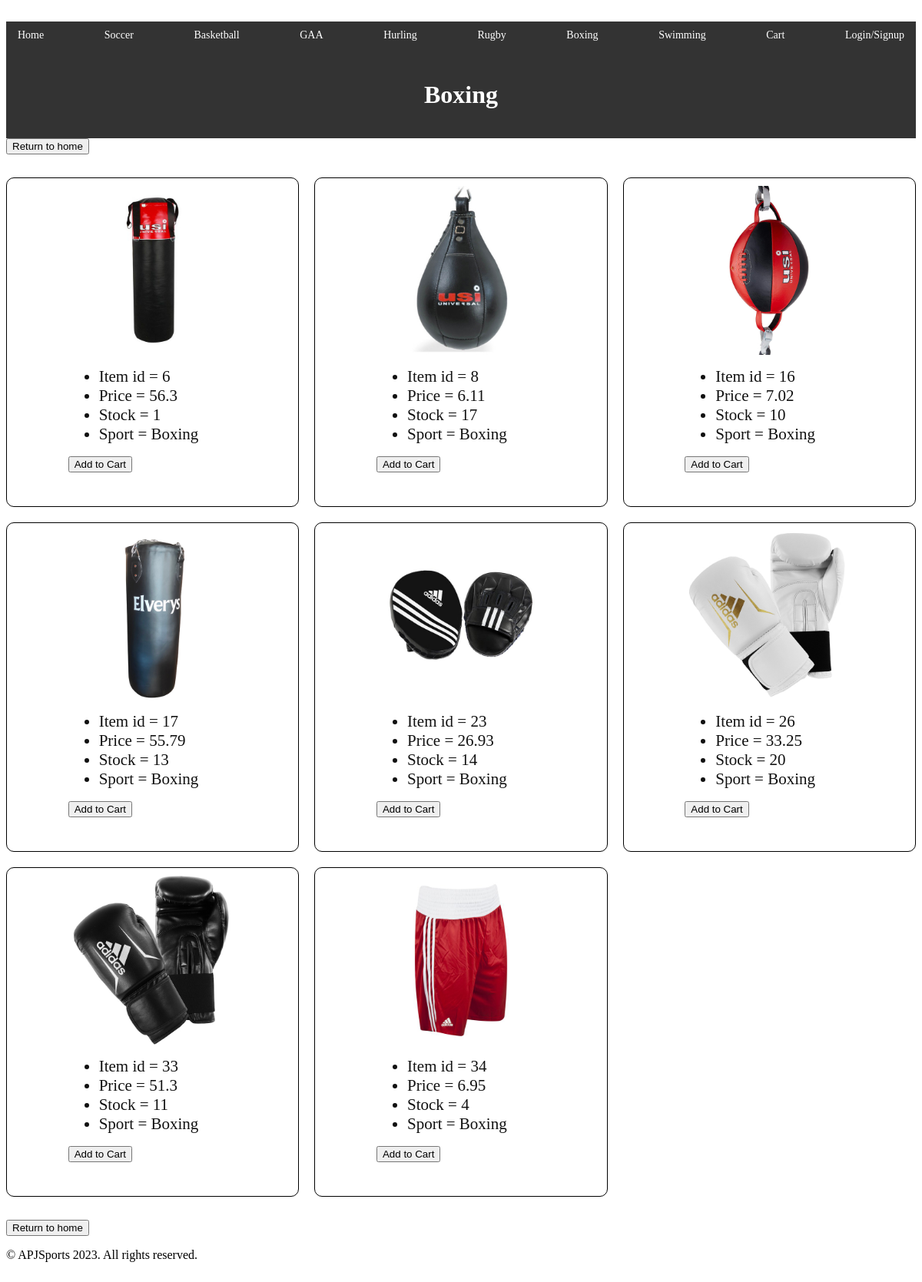
/boxing.php (signed in), run on the app's committed database.
### tables this page shows
CREATE TABLE `item` (
  `itemID` int NOT NULL,
  `price` double DEFAULT NULL,
  `image` varchar(45) DEFAULT NULL,
  `stock` int DEFAULT NULL,
  `Sport` varchar(45) NOT NULL
);

### classes/Main.php (called while the page is built, shortened)
<?php
require_once 'Item.php';

### classes/Item.php (the view, shortened to what this page needs)
<link rel="stylesheet" type="text/css" href="../css/itembutton.css">
<?php
class Item
{
    public function __showItems(string $sport): void
    {
        include "../connectiondatabase/connection.php";
        $sql = "SELECT * FROM item WHERE Sport = '" . $sport . "'";
        $stmt = $conn->prepare($sql);
        $stmt->execute();
        if ($stmt->rowCount() > 0) {
            while ($row = $stmt->fetch(PDO::FETCH_ASSOC)) {
                echo "<div class = 'item'>
                        <form method='post' action='add_to_cart.php'>
                        <input type='hidden' name='itemId' value='" . $row["itemID"] . "'>
                        <input type='hidden' name='price' value='" . $row["price"] . "'>
                        <input type='hidden' name='sport' value='" . $row["Sport"] . "'>
                        <div>
                            <img src='../images/" . $sport . "/" . $row["image"] . "' width='200' height='200'><br>
                        </div>
                             <ul>
                                <li>Item id = " . $row["itemID"] . "</li>
                                <li>Price = " . $row["price"] . "</li>
                                <li>Stock = " . $row["stock"] . "</li>
                                <li>Sport = " . $row["Sport"] . "</li>
                            </ul>
                            <input type = 'submit' name ='addToCart' value ='Add to Cart'> <br><br>
                        </form>
                      </div>";
            }
        } else {
            echo '0 results found';
        }
    }
}

### template/header.php (shortened to what this page needs)
<?php require_once '../classes/Main.php';?>
<!DOCTYPE html>
<html>
<head>
    <link rel="stylesheet" type="text/css" href="../css/index.css">
    <link rel="stylesheet" type="text/css" href="../css/menubar.css">
<body>
<div class="container">
    <div class="header clearfix">
        <nav>
            <ul class="menu">
                <li><a href="index.php">Home</a></li>
                <li><a href="soccer.php">Soccer</a></li>
                <li><a href="basketball.php">Basketball</a></li>
                <li><a href="gaa.php">GAA</a></li>
                <li><a href="hurling.php">Hurling</a></li>
                <li><a href="rugby.php">Rugby</a></li>
                <li><a href="boxing.php">Boxing</a></li>
                <li><a href="swimming.php">Swimming</a></li>
                <li><a href="cart.php">Cart</a></li>
                <li class="right"><a href="signup.php">Login/Signup</a></li>
            </ul>
        </nav>
    </div>
</div>

### html/boxing.php (shortened to what this page needs)
<?php require_once '../template/header.php';?>
    <link rel="stylesheet" type="text/css" href="../css/itemlayout.css">
    <link rel="stylesheet" type="text/css" href="../css/boxing.css">
    </head>
    <body>
<body>
<header><h1>Boxing</h1></header>
<a href="../html/index.php"><input type="button" value="Return to home" ></a>
<div class="item-container">
    <?php
    $items = $item->__showItems("Boxing");
    ?>
</div>
<a href="../html/index.php"><input type="button" value="Return to home" ></a>
<?php require_once '../template/footer.php';?>

### template/footer.php
</body>
<footer>
    <p>&copy; APJSports 2023. All rights reserved.</p>
</footer>
</html>

### css/index.css (style rules this page uses)
body { padding-top: 20px; padding-bottom: 20px; }
li { color: white; font-size: 21px; }
header { background-color: #333; color: #fff; display: flex; justify-content: center; align-items: center; padding: 1rem; }
.item { display: flex; flex-direction: column; align-items: center; }
.item img { width: 250px; }

### css/menubar.css (style rules this page uses)
.menu { display: flex; justify-content: space-between; list-style-type: none; margin: 0; padding: 0; background-color: #333; height: 40px; }
.menu li { margin: 0 5px; }
.menu li a { display: block; color: white; text-align: center; padding: 10px; text-decoration: none; font-size: 14px; }
.right { margin-left: auto; }

### css/Itemlayout.css (style rules this page uses)
.item-container { display: grid; grid-template-columns: repeat(auto-fit, minmax(300px, 1fr)); grid-gap: 20px; grid-auto-rows: auto; margin: 30px 0; align-items: stretch; }
.item { display: flex; flex-direction: column; justify-content: space-between; box-sizing: border-box; padding: 10px; border: 1px solid black; border-radius: 10px; height: 100%; }
.item img { width: 100%; height: 220px; object-fit: cover; border-radius: 5px; }
header { background-color: #333; color: #fff; display: flex; justify-content: center; align-items: center; padding: 1rem; }

### css/boxing.css (style rules this page uses)
ul li { color: #111111; }

### data on the page
item: Sport+image (picture), itemID "6", price "56.3", stock "1", Sport "Boxing"
item: Sport+image (picture), itemID "8", price "6.11", stock "17", Sport "Boxing"
item: Sport+image (picture), itemID "16", price "7.02", stock "10", Sport "Boxing"
item: Sport+image (picture), itemID "17", price "55.79", stock "13", Sport "Boxing"
item: Sport+image (picture), itemID "23", price "26.93", stock "14", Sport "Boxing"
item: Sport+image (picture), itemID "26", price "33.25", stock "20", Sport "Boxing"
item: Sport+image (picture), itemID "33", price "51.3", stock "11", Sport "Boxing"
item: Sport+image (picture), itemID "34", price "6.95", stock "4", Sport "Boxing"
